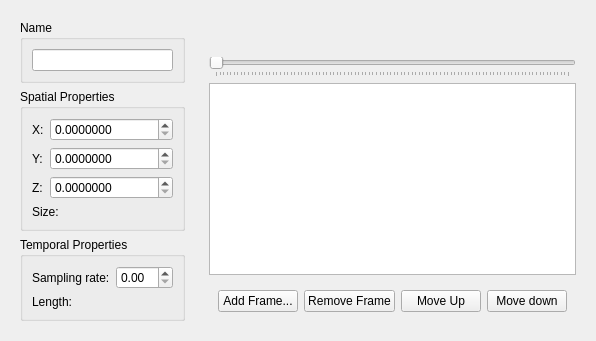
      <widget class="QWidget" name="projectTab">
       <attribute name="title">
        <string>Project</string>
       </attribute>
       <layout class="QHBoxLayout" name="horizontalLayout_13">
        <item>
         <widget class="QWidget" name="controlsWidget" native="true">
          <layout class="QFormLayout" name="formLayout">
           <property name="fieldGrowthPolicy">
            <enum>QFormLayout::AllNonFixedFieldsGrow</enum>
           </property>
           <item row="0" column="0" colspan="2">
            <widget class="QGroupBox" name="projectNamegroupBox">
             <property name="title">
              <string>Name</string>
             </property>
             <layout class="QFormLayout" name="formLayout_4">
              <item row="0" column="0" colspan="2">
               <widget class="QLineEdit" name="nameLineEdit">
                <property name="sizePolicy">
                 <sizepolicy hsizetype="Minimum" vsizetype="Fixed">
                  <horstretch>0</horstretch>
                  <verstretch>0</verstretch>
                 </sizepolicy>
                </property>
               </widget>
              </item>
             </layout>
            </widget>
           </item>
           <item row="1" column="0" colspan="2">
            <widget class="QGroupBox" name="spatialPropertiesGroupBox">
             <property name="title">
              <string>Spatial Properties</string>
             </property>
             <layout class="QFormLayout" name="formLayout_2">
              <property name="fieldGrowthPolicy">
               <enum>QFormLayout::AllNonFixedFieldsGrow</enum>
              </property>
              <item row="0" column="0">
               <widget class="QLabel" name="xLabel">
                <property name="text">
                 <string>X:</string>
                </property>
               </widget>
              </item>
              <item row="0" column="1">
               <widget class="QDoubleSpinBox" name="xDoubleSpinBox">
                <property name="decimals">
                 <number>7</number>
                </property>
               </widget>
              </item>
              <item row="1" column="0">
               <widget class="QLabel" name="yLabel">
                <property name="text">
                 <string>Y:</string>
                </property>
               </widget>
              </item>
              <item row="1" column="1">
               <widget class="QDoubleSpinBox" name="yDoubleSpinBox">
                <property name="decimals">
                 <number>7</number>
                </property>
               </widget>
              </item>
              <item row="2" column="0">
               <widget class="QLabel" name="zLabel">
                <property name="text">
                 <string>Z:</string>
                </property>
               </widget>
              </item>
              <item row="2" column="1">
               <widget class="QDoubleSpinBox" name="zDoubleSpinBox">
                <property name="decimals">
                 <number>7</number>
                </property>
               </widget>
              </item>
              <item row="3" column="0" colspan="2">
               <widget class="QLabel" name="sizeLabel">
                <property name="text">
                 <string>Size: </string>
                </property>
               </widget>
              </item>
             </layout>
            </widget>
           </item>
           <item row="2" column="0" colspan="2">
            <widget class="QGroupBox" name="temporalPropertiesGroupBox">
             <property name="title">
              <string>Temporal Properties</string>
             </property>
             <layout class="QFormLayout" name="formLayout_3">
              <property name="fieldGrowthPolicy">
               <enum>QFormLayout::AllNonFixedFieldsGrow</enum>
              </property>
              <item row="0" column="0">
               <widget class="QLabel" name="incrementLabel">
                <property name="text">
                 <string>Sampling rate:</string>
                </property>
               </widget>
              </item>
              <item row="0" column="1">
               <widget class="QDoubleSpinBox" name="incrementDoubleSpinBox"/>
              </item>
              <item row="1" column="0" colspan="2">
               <widget class="QLabel" name="projectLengthLabel">
                <property name="text">
                 <string>Length:</string>
                </property>
               </widget>
              </item>
             </layout>
            </widget>
           </item>
          </layout>
         </widget>
        </item>
        <item>
         <widget class="QWidget" name="projectCentralWidget" native="true">
          <layout class="QVBoxLayout" name="verticalLayout_3">
           <item>
            <widget class="QVTKWidget" name="projectQVTKView" native="true">
             <property name="sizePolicy">
              <sizepolicy hsizetype="Expanding" vsizetype="Expanding">
               <horstretch>0</horstretch>
               <verstretch>0</verstretch>
              </sizepolicy>
             </property>
            </widget>
           </item>
           <item>
            <widget class="QSlider" name="projectSlider">
             <property name="orientation">
              <enum>Qt::Horizontal</enum>
             </property>
             <property name="tickPosition">
              <enum>QSlider::TicksBelow</enum>
             </property>
             <property name="tickInterval">
              <number>1</number>
             </property>
            </widget>
           </item>
           <item>
            <widget class="QTableView" name="framesTable">
             <property name="selectionMode">
              <enum>QAbstractItemView::SingleSelection</enum>
             </property>
             <property name="selectionBehavior">
              <enum>QAbstractItemView::SelectRows</enum>
             </property>
            </widget>
           </item>
           <item>
            <widget class="QWidget" name="buttonsWidget" native="true">
             <layout class="QHBoxLayout" name="horizontalLayout">
              <item>
               <widget class="QPushButton" name="addFrameButton">
                <property name="text">
                 <string>Add Frame...</string>
                </property>
               </widget>
              </item>
              <item>
               <widget class="QPushButton" name="removeFrameButton">
                <property name="text">
                 <string>Remove Frame</string>
                </property>
               </widget>
              </item>
              <item>
               <widget class="QPushButton" name="moveUpButton">
                <property name="text">
                 <string>Move Up</string>
                </property>
               </widget>
              </item>
              <item>
               <widget class="QPushButton" name="moveDownButton">
                <property name="text">
                 <string>Move down</string>
                </property>
               </widget>
              </item>
             </layout>
            </widget>
           </item>
          </layout>
         </widget>
        </item>
       </layout>
      </widget>
